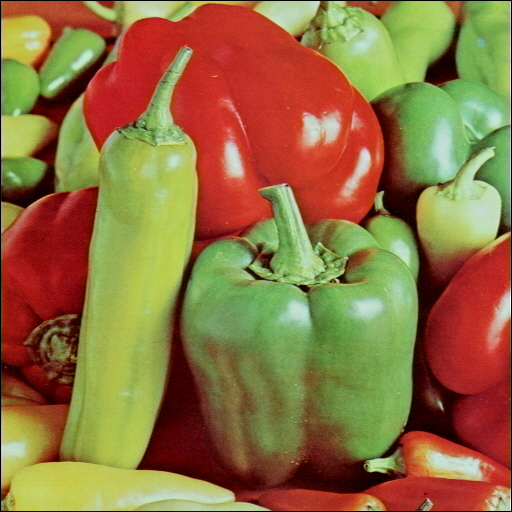
#> input picture 차량비전/Asignment/asign2/img_hw2/peppers.jpg, 512 x 512 px
$ python q2.py
#> lines starting #> are read from the running program, lines starting #| are printed output that depends on the picture; long printed decimals are rounded

import cv2
from matplotlib import pyplot as plt

def updateT(mean1, mean2):
    return (mean1 + mean2)/2

#이미지 불러오기
rgb_img = cv2.imread('./img_hw2/peppers.jpg',cv2.IMREAD_COLOR)
#> rgb_img is the input picture: shape (512, 512, 3); mean B, G, R 64.2, 112.8, 144.1
#plt사용을 위한 BGR -> RGB변경
rgb_img = cv2.cvtColor(rgb_img , cv2.COLOR_BGR2RGB)

#channel 분리
r,g,b = cv2.split(rgb_img)
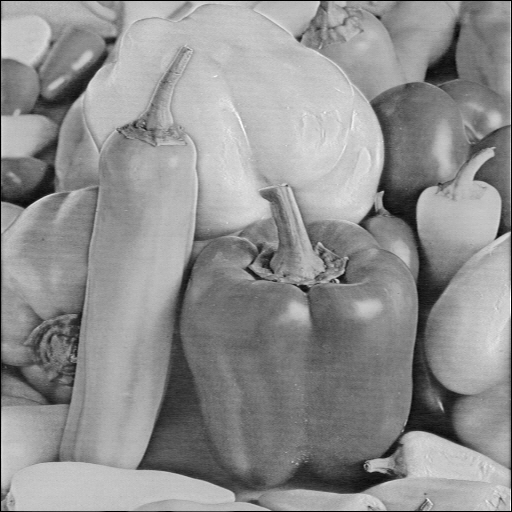
#> r: shape (512, 512); min 0, max 254, mean 144.1
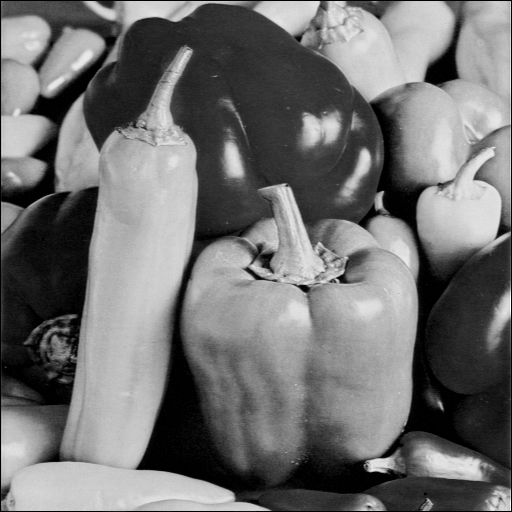
#> g: shape (512, 512); min 0, max 255, mean 112.8
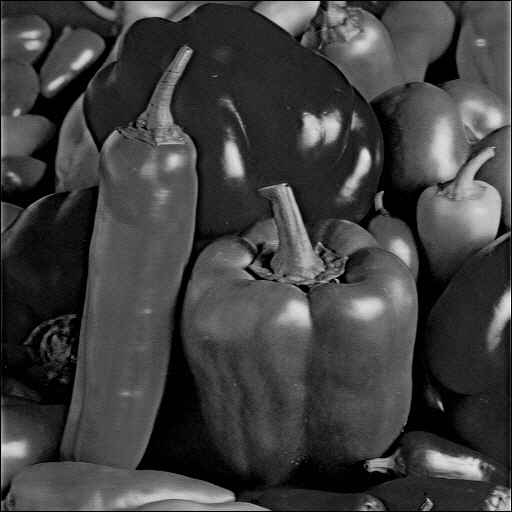
#> b: shape (512, 512); min 0, max 255, mean 64.2


T = [127]

ret, thres1 = cv2.threshold(r,T[0],255,cv2.THRESH_TOZERO)
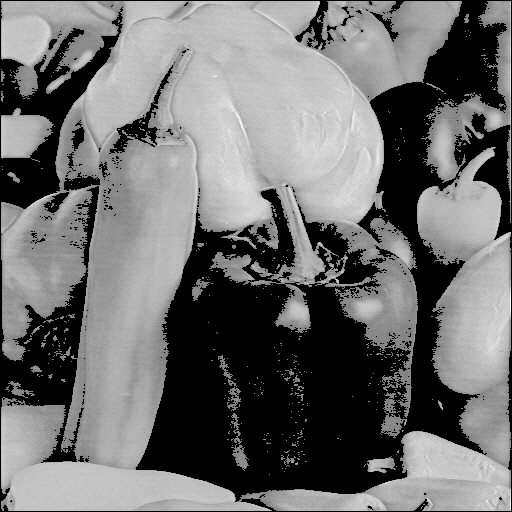
#> thres1: shape (512, 512); min 0, max 254, mean 111.3
#> ret = 127
ret, thres2 = cv2.threshold(r,T[0],255,cv2.THRESH_TOZERO_INV)
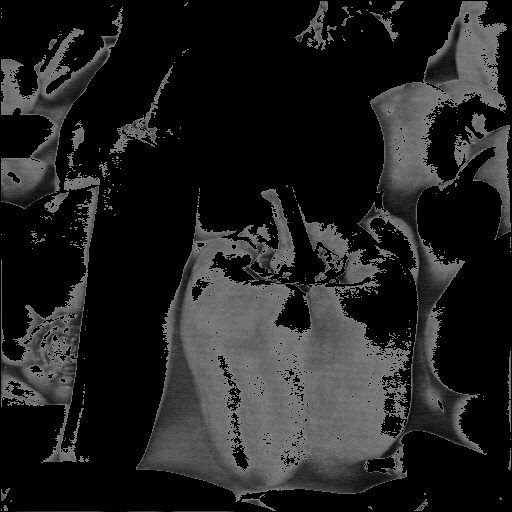
#> thres2: shape (512, 512); min 0, max 127, mean 32.8

print(thres1.mean())
#| 111.299
print(cv2.mean(thres1))
#| (111.299, 0.0, 0.0, 0.0)
upT = (updateT(thres1.mean(),thres2.mean()))
#> upT = 72.06

T0 = T[0] - upT
#> T0 = 54.94
print(T0)
#| 54.944

cv2.imshow('t',thres1)
cv2.imshow('2',thres2)
cv2.waitKey()

$ run again, with 차량비전/Asignment/asign2/img_hw2/MOT16-1.png saved as 차량비전/Asignment/asign2/img_hw2/peppers.jpg
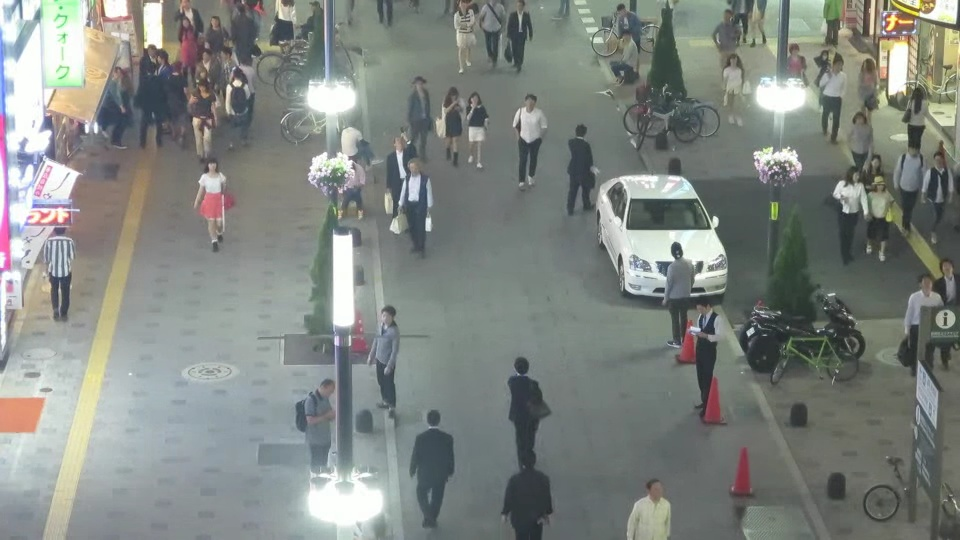
#> input picture 차량비전/Asignment/asign2/img_hw2/MOT16-1.png, 960 x 540 px
#> rgb_img is the input picture: shape (540, 960, 3); mean B, G, R 129.2, 133.8, 128.6
#> `ret, thres1 = cv2.threshold(r,T[0],255,cv2.THRESH_TOZERO)`:
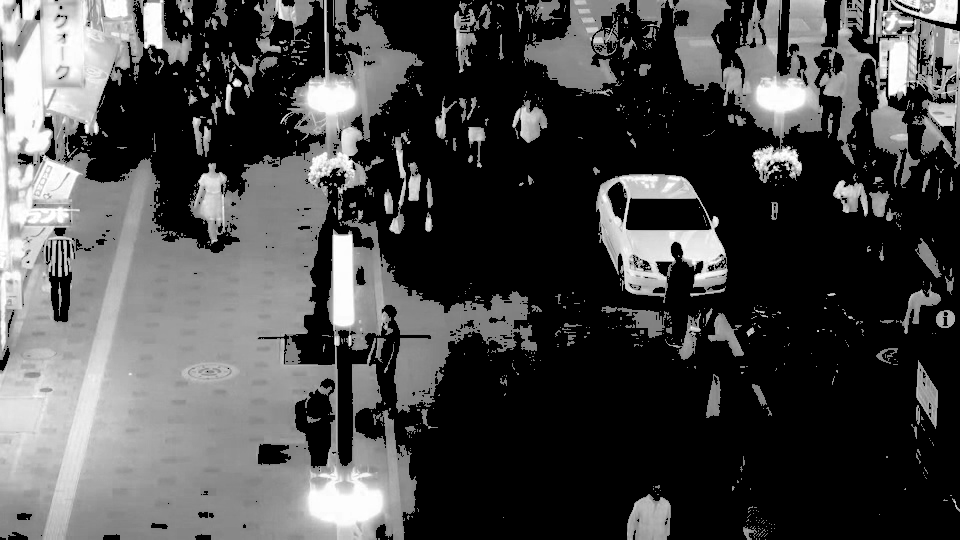
#> thres1: shape (540, 960); min 0, max 255, mean 73.5
#> ret = 127
#> `ret, thres2 = cv2.threshold(r,T[0],255,cv2.THRESH_TOZERO_INV)`:
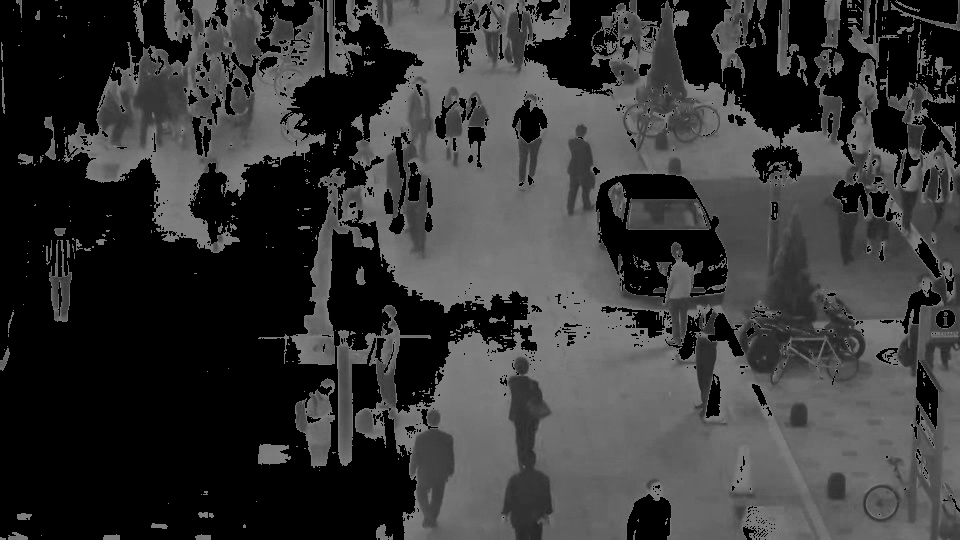
#> thres2: shape (540, 960); min 0, max 127, mean 55.1
#| 73.487
#| (73.487, 0.0, 0.0, 0.0)
#> upT = 64.31
#> T0 = 62.69
#| 62.688
